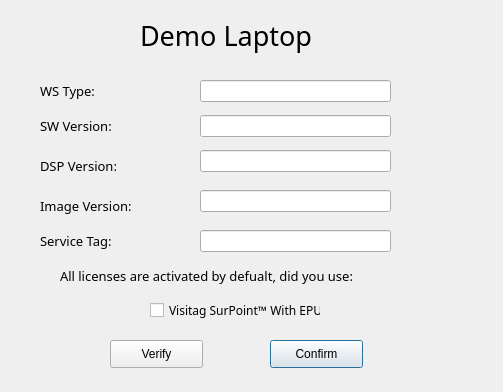
<?xml version="1.0" encoding="UTF-8"?>
<ui version="4.0">
 <class>Dialog</class>
 <widget class="QDialog" name="Dialog">
  <property name="geometry">
   <rect>
    <x>0</x>
    <y>0</y>
    <width>503</width>
    <height>392</height>
   </rect>
  </property>
  <property name="windowTitle">
   <string>Dialog</string>
  </property>
  <widget class="QLineEdit" name="wsType_text">
   <property name="geometry">
    <rect>
     <x>200</x>
     <y>80</y>
     <width>191</width>
     <height>22</height>
    </rect>
   </property>
   <property name="text">
    <string/>
   </property>
  </widget>
  <widget class="QLineEdit" name="dsp_text">
   <property name="geometry">
    <rect>
     <x>200</x>
     <y>150</y>
     <width>191</width>
     <height>22</height>
    </rect>
   </property>
   <property name="text">
    <string/>
   </property>
  </widget>
  <widget class="QLabel" name="label_3">
   <property name="geometry">
    <rect>
     <x>40</x>
     <y>150</y>
     <width>121</width>
     <height>31</height>
    </rect>
   </property>
   <property name="font">
    <font>
     <family>Product Sans Light</family>
     <pointsize>10</pointsize>
    </font>
   </property>
   <property name="text">
    <string>DSP Version:</string>
   </property>
  </widget>
  <widget class="QLabel" name="label_5">
   <property name="geometry">
    <rect>
     <x>40</x>
     <y>225</y>
     <width>141</width>
     <height>31</height>
    </rect>
   </property>
   <property name="font">
    <font>
     <family>Product Sans Light</family>
     <pointsize>10</pointsize>
    </font>
   </property>
   <property name="text">
    <string>Service Tag:</string>
   </property>
  </widget>
  <widget class="QLabel" name="label">
   <property name="geometry">
    <rect>
     <x>40</x>
     <y>75</y>
     <width>101</width>
     <height>31</height>
    </rect>
   </property>
   <property name="font">
    <font>
     <family>Product Sans Light</family>
     <pointsize>10</pointsize>
    </font>
   </property>
   <property name="text">
    <string>WS Type:</string>
   </property>
  </widget>
  <widget class="QLabel" name="label_6">
   <property name="geometry">
    <rect>
     <x>60</x>
     <y>260</y>
     <width>371</width>
     <height>31</height>
    </rect>
   </property>
   <property name="font">
    <font>
     <family>Product Sans Light</family>
     <pointsize>10</pointsize>
    </font>
   </property>
   <property name="text">
    <string>All licenses are activated by defualt, did you use:</string>
   </property>
  </widget>
  <widget class="QPushButton" name="confirm_button">
   <property name="geometry">
    <rect>
     <x>270</x>
     <y>340</y>
     <width>93</width>
     <height>28</height>
    </rect>
   </property>
   <property name="text">
    <string>Confirm</string>
   </property>
  </widget>
  <widget class="QPushButton" name="check_button">
   <property name="geometry">
    <rect>
     <x>110</x>
     <y>340</y>
     <width>93</width>
     <height>28</height>
    </rect>
   </property>
   <property name="text">
    <string>Verify</string>
   </property>
  </widget>
  <widget class="QLineEdit" name="imageV_text">
   <property name="geometry">
    <rect>
     <x>200</x>
     <y>190</y>
     <width>191</width>
     <height>22</height>
    </rect>
   </property>
   <property name="text">
    <string/>
   </property>
  </widget>
  <widget class="QLineEdit" name="SW_text">
   <property name="geometry">
    <rect>
     <x>200</x>
     <y>115</y>
     <width>191</width>
     <height>22</height>
    </rect>
   </property>
   <property name="text">
    <string/>
   </property>
  </widget>
  <widget class="QLabel" name="title">
   <property name="geometry">
    <rect>
     <x>140</x>
     <y>10</y>
     <width>221</width>
     <height>51</height>
    </rect>
   </property>
   <property name="font">
    <font>
     <family>Product Sans</family>
     <pointsize>20</pointsize>
    </font>
   </property>
   <property name="text">
    <string>Demo Laptop</string>
   </property>
  </widget>
  <widget class="QLabel" name="label_4">
   <property name="geometry">
    <rect>
     <x>40</x>
     <y>190</y>
     <width>141</width>
     <height>31</height>
    </rect>
   </property>
   <property name="font">
    <font>
     <family>Product Sans Light</family>
     <pointsize>10</pointsize>
    </font>
   </property>
   <property name="text">
    <string>Image Version:</string>
   </property>
  </widget>
  <widget class="QLabel" name="label_2">
   <property name="geometry">
    <rect>
     <x>40</x>
     <y>110</y>
     <width>121</width>
     <height>31</height>
    </rect>
   </property>
   <property name="font">
    <font>
     <family>Product Sans Light</family>
     <pointsize>10</pointsize>
    </font>
   </property>
   <property name="text">
    <string>SW Version:</string>
   </property>
  </widget>
  <widget class="QLineEdit" name="serviceTag_text">
   <property name="geometry">
    <rect>
     <x>200</x>
     <y>230</y>
     <width>191</width>
     <height>22</height>
    </rect>
   </property>
   <property name="text">
    <string/>
   </property>
  </widget>
  <widget class="QCheckBox" name="surpoint_checkbox">
   <property name="geometry">
    <rect>
     <x>150</x>
     <y>300</y>
     <width>171</width>
     <height>20</height>
    </rect>
   </property>
   <property name="font">
    <font>
     <family>Product Sans Light</family>
     <pointsize>9</pointsize>
    </font>
   </property>
   <property name="text">
    <string>Visitag SurPoint™ With EPU</string>
   </property>
  </widget>
 </widget>
 <tabstops>
  <tabstop>wsType_text</tabstop>
  <tabstop>SW_text</tabstop>
  <tabstop>dsp_text</tabstop>
  <tabstop>imageV_text</tabstop>
  <tabstop>serviceTag_text</tabstop>
  <tabstop>surpoint_checkbox</tabstop>
  <tabstop>check_button</tabstop>
  <tabstop>confirm_button</tabstop>
 </tabstops>
 <resources/>
 <connections/>
</ui>
